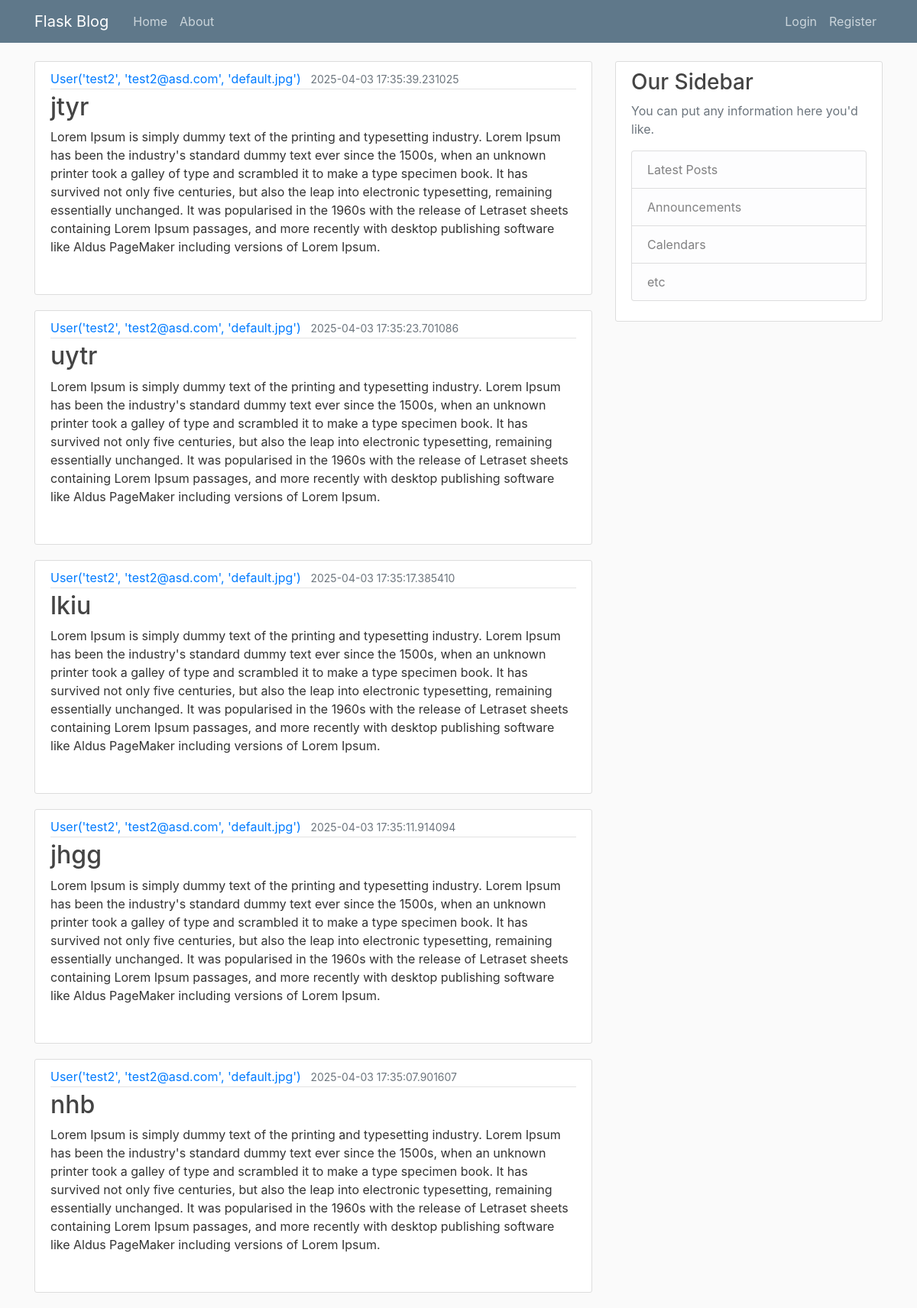
The page /home on the database its author committed.
### flaskblog/models.py (models this page shows, shortened)
class Post(db.Model):
    id = db.Column(db.Integer, primary_key=True)
    title = db.Column(db.String(100), nullable=False)
    date_posted = db.Column(db.DateTime, nullable=False, default=datetime.utcnow)
    content = db.Column(db.Text, nullable=False)
    user_id = db.Column(db.Integer, db.ForeignKey('user.id'), nullable=False)

class User(db.Model, UserMixin):
    id = db.Column(db.Integer, primary_key=True)
    username = db.Column(db.String(20), unique=True, nullable=False)
    email = db.Column(db.String(120), unique=True, nullable=False)
    image_file = db.Column(db.String(20), nullable=False, default='default.jpg')
    password = db.Column(db.String(60), nullable=False)
    posts = db.relationship('Post', backref='author', lazy=True)
    def __repr__(self):
        return f"User('{self.username}', '{self.email}', '{self.image_file}')"

### flaskblog/routes.py (the view)
@app.route("/")
@app.route("/home")
def home():
    page = request.args.get('page', 1, type=int)
    posts = Post.query.order_by(Post.date_posted.desc()).paginate(per_page=5)
    return render_template('home.html', posts=posts)

### flaskblog/templates/home.html
{% extends "layout.html" %}
{% block content %}
    {% for post in posts %}
        <article class="media content-section">
            <div class="media-body">
            <div class="article-metadata">
                <a class="mr-2" href="#">{{ post.author }}</a>
                <small class="text-muted">{{ post.date_posted }}</small>
            </div>
            <h2><a class="article-title" href="#">{{ post.title }}</a></h2>
            <p class="article-content">{{ post.content }}</p>
            </div>
        </article>
    {% endfor %}
{% endblock content %}

### flaskblog/static/main.css (style rules this page uses)
body { background: #fafafa; color: #333333; margin-top: 5rem; }
h1, h2, h3, h4, h5, h6 { color: #444444; }
.content-section { background: #ffffff; padding: 10px 20px; border: 1px solid #dddddd; border-radius: 3px; margin-bottom: 20px; }
.article-title { color: #444444; }
.article-content { white-space: pre-line; }
.article-metadata { padding-bottom: 1px; margin-bottom: 4px; border-bottom: 1px solid #e3e3e3 }

### rows shown on the page
Post: author "User('test2', 'test2@asd.com', 'default.jpg')", date_posted "2025-04-03 17:35:39.231025", title "jtyr", content "Lorem Ipsum is simply dummy text of the printing and typesetting industry. Lorem Ipsum has been the industry's standard dummy text ever since the 1500s, when an unknown printer took a galley of type and scrambled it to make a type specimen book. It has survived not only five centuries, but also the leap into electronic typesetting, remaining essentially unchanged. It was popularised in the 1960s with the release of Letraset sheets containing Lorem Ipsum passages, and more recently with desktop publishing software like Aldus PageMaker including versions of Lorem Ipsum."
Post: author "User('test2', 'test2@asd.com', 'default.jpg')", date_posted "2025-04-03 17:35:23.701086", title "uytr", content "Lorem Ipsum is simply dummy text of the printing and typesetting industry. Lorem Ipsum has been the industry's standard dummy text ever since the 1500s, when an unknown printer took a galley of type and scrambled it to make a type specimen book. It has survived not only five centuries, but also the leap into electronic typesetting, remaining essentially unchanged. It was popularised in the 1960s with the release of Letraset sheets containing Lorem Ipsum passages, and more recently with desktop publishing software like Aldus PageMaker including versions of Lorem Ipsum."
Post: author "User('test2', 'test2@asd.com', 'default.jpg')", date_posted "2025-04-03 17:35:17.385410", title "lkiu", content "Lorem Ipsum is simply dummy text of the printing and typesetting industry. Lorem Ipsum has been the industry's standard dummy text ever since the 1500s, when an unknown printer took a galley of type and scrambled it to make a type specimen book. It has survived not only five centuries, but also the leap into electronic typesetting, remaining essentially unchanged. It was popularised in the 1960s with the release of Letraset sheets containing Lorem Ipsum passages, and more recently with desktop publishing software like Aldus PageMaker including versions of Lorem Ipsum."
Post: author "User('test2', 'test2@asd.com', 'default.jpg')", date_posted "2025-04-03 17:35:11.914094", title "jhgg", content "Lorem Ipsum is simply dummy text of the printing and typesetting industry. Lorem Ipsum has been the industry's standard dummy text ever since the 1500s, when an unknown printer took a galley of type and scrambled it to make a type specimen book. It has survived not only five centuries, but also the leap into electronic typesetting, remaining essentially unchanged. It was popularised in the 1960s with the release of Letraset sheets containing Lorem Ipsum passages, and more recently with desktop publishing software like Aldus PageMaker including versions of Lorem Ipsum."
Post: author "User('test2', 'test2@asd.com', 'default.jpg')", date_posted "2025-04-03 17:35:07.901607", title "nhb", content "Lorem Ipsum is simply dummy text of the printing and typesetting industry. Lorem Ipsum has been the industry's standard dummy text ever since the 1500s, when an unknown printer took a galley of type and scrambled it to make a type specimen book. It has survived not only five centuries, but also the leap into electronic typesetting, remaining essentially unchanged. It was popularised in the 1960s with the release of Letraset sheets containing Lorem Ipsum passages, and more recently with desktop publishing software like Aldus PageMaker including versions of Lorem Ipsum."
